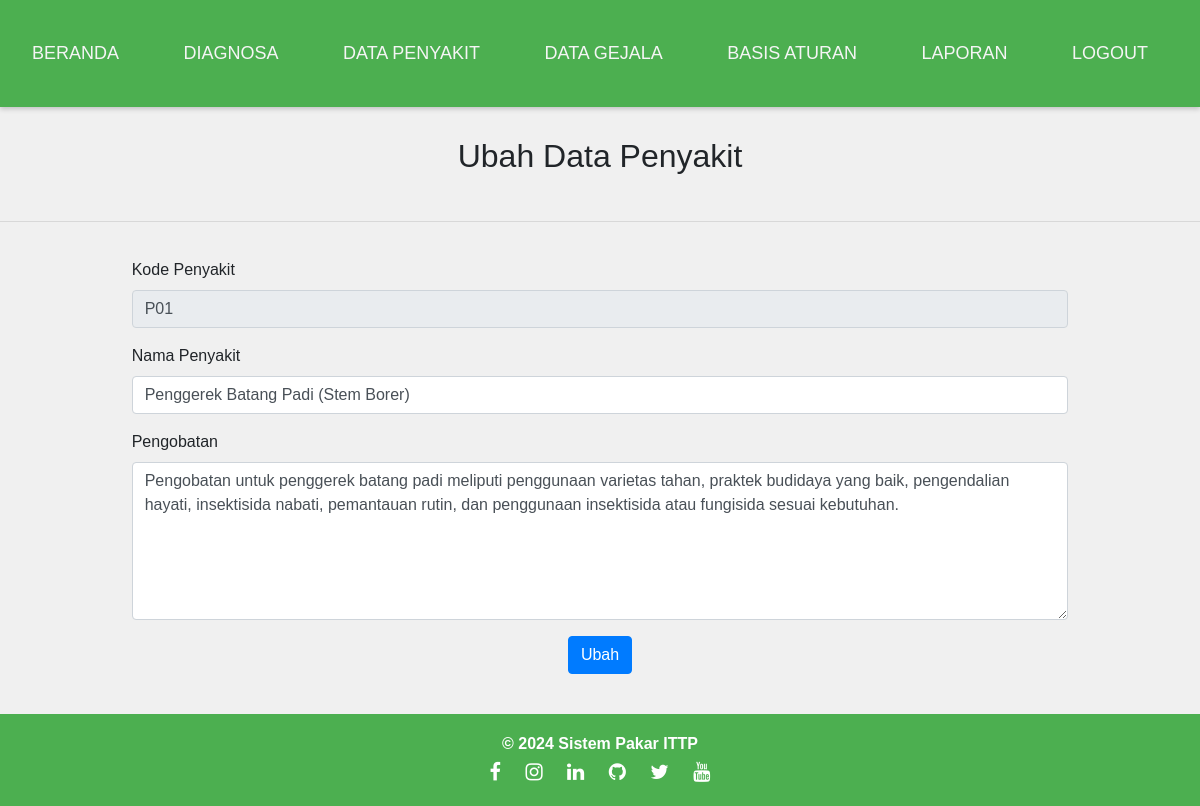
/index.php?open=Penyakit-Edit&kode=P01 (signed in), run on the app's committed database.
### tables this page shows
CREATE TABLE `tblpenyakit` (
  `kd_penyakit` varchar(7) NOT NULL,
  `nm_penyakit` varchar(40) NOT NULL,
  `nl_penyakit` float NOT NULL,
  `pengobatan` text NOT NULL
);

### pages_penyakit/penyakit_edit.php (the view, shortened to what this page needs)
<div class="container d-flex justify-content-center">
    <center><h2>Ubah Data Penyakit</h2></center>
</div>
<hr>
<?php
include "lib/koneksi.php";
?>
<?php
$kdpenyakit = $_GET['kode'];
$data = mysqli_query($konek, "select * from tblpenyakit where kd_penyakit='$kdpenyakit'");
$hasil = mysqli_fetch_array($data);
?>
<div class="container d-flex justify-content-center">
<div class="col-lg-10">
<form action="<?php $_SERVER['PHP_SELF'];?>" method="post">
        <div class="form-group">
             <label for="kd_penyakit">Kode Penyakit</label>
             <input type="text" class="form-control" id="kd_penyakit" name="kd_penyakit" size="14" value="<?php echo $hasil['kd_penyakit']; ?>" readonly="readonly" />
        </div>
        <div class="form-group">
          <label for="nm_penyakit">Nama Penyakit</label>
          <input type="text" class="form-control" id="nm_penyakit" name="nm_penyakit" maxlength="100" value="<?php echo $hasil['nm_penyakit']; ?>" autofocus>
        </div>
        <div class="form-group">
          <label for="pengobatan">Pengobatan</label>
          <textarea class="form-control" id="pengobatan" name="pengobatan" rows="6"><?php echo $hasil['pengobatan']; ?></textarea>
        </div>
        <div class="text-center">
          <button type="submit" class="btn btn-primary" name="btnsimpan">Ubah</button>
        </div>
    </form>
    </div>
</div>

### css/head.css (style rules this page uses)
.container { display: flex; justify-content: space-between; align-items: center; max-width: 1200px; margin: 0 auto; }
body { font-family: Arial, sans-serif; margin: 0; padding: 0; background-color: #f0f0f0; }
.container { display: flex; flex-wrap: wrap; padding: 20px; }
h2, h3 { margin: 10px 0; }

### data on the page
tblpenyakit: kd_penyakit "P01", nm_penyakit "Penggerek Batang Padi (Stem Borer)", pengobatan "Pengobatan untuk penggerek batang padi meliputi penggunaan varietas tahan, praktek budidaya yang baik, pengendalian hayati, insektisida nabati, pemantauan rutin, dan penggunaan insektisida atau fungisida sesuai kebutuhan."
